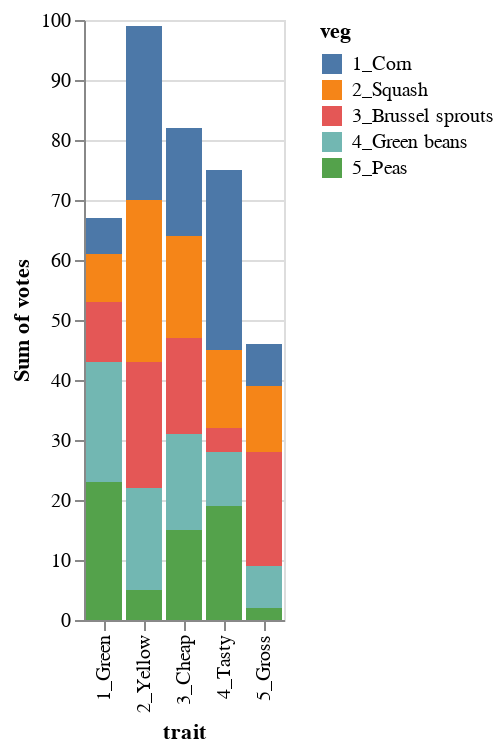

Write notebook code for a chart like this one.
### Markdown cell above
---

## EXERCISE 1

Before we proceed, try making a similar stacked bar chart, but this time with 

- a bar for each trait (along the bottom), 
- each bar representing the sum of the votes within the trait, and 
- a different color for each vegetable.

### Code cell
alt.Chart(df).mark_bar().encode(
    x = 'trait:N',
    y = 'sum(votes):Q',
    color = 'veg:N'
)

### Figure 1 — Vega-Lite specification as saved in the notebook (floating-point values rounded to 4 significant figures)
{"config": {"view": {"continuousWidth": 300, "continuousHeight": 300}}, "data": {"name": "data-39f9d319c3f1fa0701a2f2e8a04001de"}, "mark": {"type": "bar"}, "encoding": {"color": {"field": "veg", "type": "nominal"}, "x": {"field": "trait", "type": "nominal"}, "y": {"aggregate": "sum", "field": "votes", "type": "quantitative"}}, "$schema": "https://vega.github.io/schema/vega-lite/v5.8.0.json", "datasets": {"data-39f9d319c3f1fa0701a2f2e8a04001de": [{"veg": "1_Corn", "trait": "1_Green", "votes": 6}, {"veg": "2_Squash", "trait": "1_Green", "votes": 8}, {"veg": "3_Brussel sprouts", "trait": "1_Green", "votes": 10}, {"veg": "4_Green beans", "trait": "1_Green", "votes": 20}, {"veg": "5_Peas", "trait": "1_Green", "votes": 23}, {"veg": "1_Corn", "trait": "2_Yellow", "votes": 29}, {"veg": "2_Squash", "trait": "2_Yellow", "votes": 27}, {"veg": "3_Brussel sprouts", "trait": "2_Yellow", "votes": 21}, {"veg": "4_Green beans", "trait": "2_Yellow", "votes": 17}, {"veg": "5_Peas", "trait": "2_Yellow", "votes": 5}, {"veg": "1_Corn", "trait": "3_Cheap", "votes": 18}, {"veg": "2_Squash", "trait": "3_Cheap", "votes": 17}, {"veg": "3_Brussel sprouts", "trait": "3_Cheap", "votes": 16}, {"veg": "4_Green beans", "trait": "3_Cheap", "votes": 16}, {"veg": "5_Peas", "trait": "3_Cheap", "votes": 15}, {"veg": "1_Corn", "trait": "4_Tasty", "votes": 30}, {"veg": "2_Squash", "trait": "4_Tasty", "votes": 13}, {"veg": "3_Brussel sprouts", "trait": "4_Tasty", "votes": 4}, {"veg": "4_Green beans", "trait": "4_Tasty", "votes": 9}, {"veg": "5_Peas", "trait": "4_Tasty", "votes": 19}, {"veg": "1_Corn", "trait": "5_Gross", "votes": 7}, {"veg": "2_Squash", "trait": "5_Gross", "votes": 11}, {"veg": "3_Brussel sprouts", "trait": "5_Gross", "votes": 19}, {"veg": "4_Green beans", "trait": "5_Gross", "votes": 7}, {"veg": "5_Peas", "trait": "5_Gross", "votes": 2}]}}
